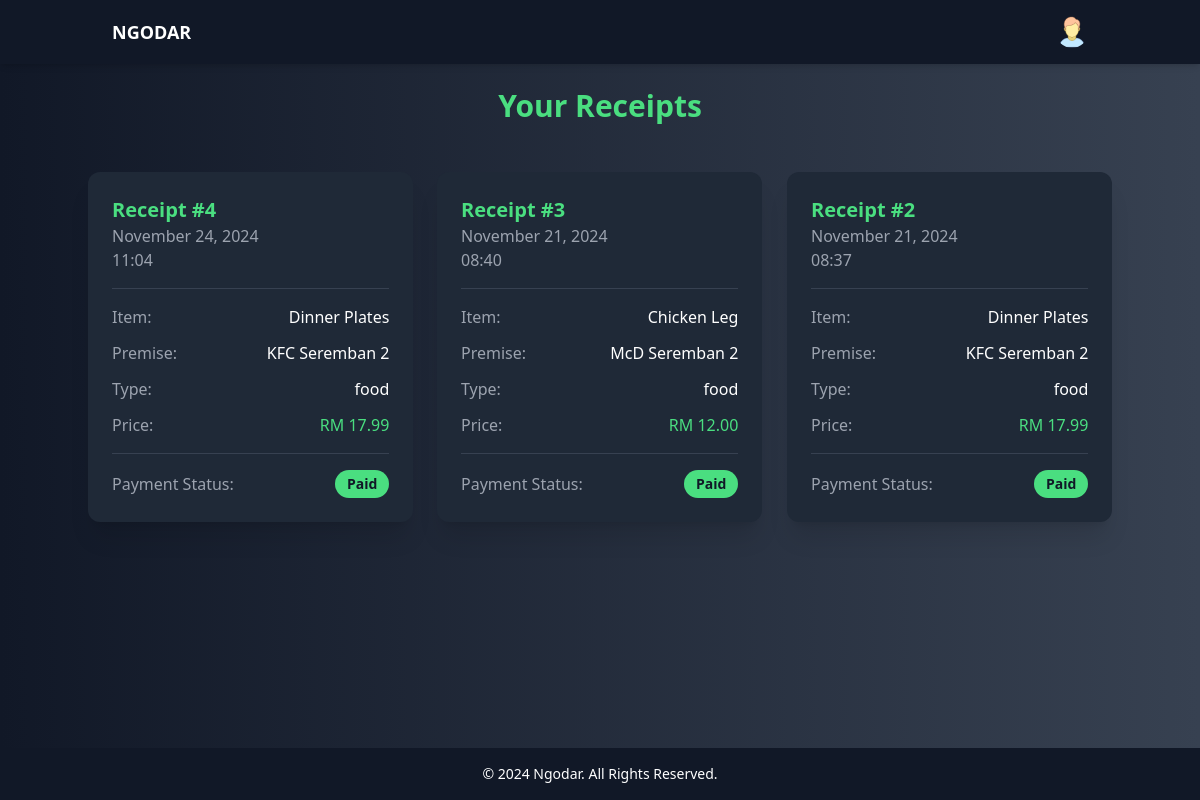
Screenshot of /user-home/receipt/ (signed in) with the database file from the repository.
### ngodars/models.py (models this page shows, shortened)
class BOOKING(models.Model):
    PAY = [
        ('not pay', 'Not Pay'),
        ('paid', 'Paid'),
    ]
    bookingID = models.AutoField(primary_key=True)
    payment = models.TextField(choices=PAY, default='not pay')
    datetime = models.DateTimeField(default=None)
    userID = models.ForeignKey(USER, on_delete=models.CASCADE, default=None)
    itemID = models.ForeignKey(ITEM, on_delete=models.CASCADE, default=None)

class ITEM(models.Model):
    def validate_image(image):
        if image.size > 5 * 1024 * 1024:  # Limit to 2 MB
            raise ValidationError("Image file too large ( > 5MB )")
        if not image.name.endswith(('.png', '.jpg', '.jpeg')):
            raise ValidationError("Unsupported file extension. Only .png, .jpg, and .jpeg are allowed.")
    itemID = models.AutoField(primary_key=True)
    itemname = models.TextField(default=None)
    price = models.DecimalField(max_digits=10, decimal_places=2, default=0.00)
    itemimage = models.ImageField(upload_to='item_images/', validators=[validate_image], default=None)
    premiseID = models.ForeignKey(PREMISE, on_delete=models.CASCADE, default=None)

class PREMISE(models.Model):
    PREMISE = [
        {'hall','Hall'},
        {'catering', 'Catering'},
        {'food','Food'},
    ]
    def validate_image(image):
        if image.size > 5 * 1024 * 1024:  # Limit to 2 MB
            raise ValidationError("Image file too large ( > 5MB )")
        if not image.name.endswith(('.png', '.jpg', '.jpeg')):
            raise ValidationError("Unsupported file extension. Only .png, .jpg, and .jpeg are allowed.")
    premiseID = models.AutoField(primary_key=True)
    premisename = models.TextField()
    premisetype = models.TextField(choices=PREMISE,default=None)
    premiseimage = models.ImageField(upload_to='premise_images/', validators=[validate_image], default=None)
    statearea = models.TextField(default=None)
    poscode = models.TextField(default=None)
    unit = models.TextField(default=None)
    streetname = models.TextField(default=None)
    merchantID = models.ForeignKey(MERCHANT, on_delete=models.CASCADE, default=None)

### ngodars/views.py (the view, shortened to what this page needs)
# urls.py: path('user-home/receipt/', views.receipt, name='receipt'),
def receipt(request):
    user_id = request.session.get('user_id')
    if not request.session.get('user_type') == 'user':
        request.session.flush()
        messages.error(request, "You do not have permission to view this page. Please login again")
        return redirect('login')
    bookings = BOOKING.objects.filter(userID=user_id).order_by('-datetime')
    if MERCHANT.objects.filter(userID=user_id):
        ismerchant = 'yes'
        context = {
        'bookings': bookings,
            'user_id': user_id,
            'ismerchant': ismerchant,
    }
        return render(request, 'user/receipt.html', context)

### ngodars/templates/user/receipt.html (shortened to what this page needs)
{% load static %}
<!DOCTYPE html>
<html lang="en">
<head>
    <script src="https://cdn.tailwindcss.com"></script>
</head>
<body class="bg-gradient-to-r from-gray-900 to-gray-700 text-white flex flex-col h-full">
    <header class="sticky top-0 z-50 bg-gray-900 shadow-md">
        <div class="container mx-auto flex justify-between items-center py-4 px-6">
            <a href="{% url 'user_home' %}"><h1 class="text-lg font-bold uppercase">Ngodar</h1></a>
            <nav class="flex space-x-6 items-center relative">
                <div class="relative">
                    <img src="{% static 'images/user.png' %}" alt="User Icon"
                         class="h-8 w-8 rounded-full cursor-pointer" id="user-icon">
                </div>
            </nav>
        </div>
    </header>
    <div class="flex-grow flex flex-col">
        <div class="container mx-auto px-4 py-6">
            <h1 class="text-3xl font-bold text-center text-green-400 mb-6 animate-on-scroll">Your Receipts</h1>
        </div>
        <div class="flex-grow overflow-auto custom-scrollbar px-4 pb-6">
            <div class="container mx-auto">
                <div class="grid gap-6 md:grid-cols-2 lg:grid-cols-3">
                    {% for booking in bookings %}
                    {% if booking.payment == 'paid' and booking.userID.userID == user_id %}
                    <div class="bg-gray-800 rounded-xl shadow-xl p-6 animate-on-scroll">
                        <div class="border-b border-gray-700 pb-4 mb-4">
                            <h2 class="text-xl font-semibold text-green-400">Receipt #{{ booking.bookingID }}</h2>
                            <p class="text-gray-400">{{ booking.datetime|date:"F d, Y" }}</p>
                            <p class="text-gray-400">{{ booking.datetime|time:"H:i" }}</p>
                        </div>
                        <div class="space-y-3">
                            <div class="flex justify-between">
                                <span class="text-gray-400">Item:</span>
                                <span class="font-medium">{{ booking.itemID.itemname }}</span>
                            </div>
                            <div class="flex justify-between">
                                <span class="text-gray-400">Premise:</span>
                                <span class="font-medium">{{ booking.itemID.premiseID.premisename }}</span>
                            </div>
                            <div class="flex justify-between">
                                <span class="text-gray-400">Type:</span>
                                <span class="font-medium">{{ booking.itemID.premiseID.premisetype }}</span>
                            </div>
                            <div class="flex justify-between">
                                <span class="text-gray-400">Price:</span>
                                <span class="font-medium text-green-400">RM {{ booking.itemID.price }}</span>
                            </div>
                        </div>
                        <div class="mt-4 pt-4 border-t border-gray-700">
                            <div class="flex justify-between items-center">
                                <span class="text-gray-400">Payment Status:</span>
                                <span class="px-3 py-1 bg-green-400 text-gray-900 rounded-full text-sm font-semibold">
                                    {{ booking.payment|title }}
                                </span>
                            </div>
                        </div>
                    </div>
                    {% endif %}
                    {% empty %}
                    <div class="col-span-full text-center py-8">
                        <p class="text-gray-400 text-lg animate-on-scroll">No receipts found.</p>
                    </div>
                    {% endfor %}
                </div>
            </div>
        </div>
    </div>
    <footer class="bg-gray-900 text-center py-4 mt-auto">
        <p class="text-sm">&copy; 2024 Ngodar. All Rights Reserved.</p>
    </footer>
</body>
</html>

### ngodars/templates/user/receipt.html (style rules this page uses)
.animate-on-scroll { opacity: 0; transform: translateY(20px) scale(0.9); }
.animate-visible { animation: popup 0.7s ease-out forwards; }
html, body { height: 100%; margin: 0; }

### rows the page displays
BOOKING: bookingID "4", datetime "November 24, 2024", datetime "11:04", itemID.itemname "Dinner Plates", itemID.premiseID.premisename "KFC Seremban 2", itemID.premiseID.premisetype "food", itemID.price "17.99", payment "Paid"
BOOKING: bookingID "3", datetime "November 21, 2024", datetime "08:40", itemID.itemname "Chicken Leg", itemID.premiseID.premisename "McD Seremban 2", itemID.premiseID.premisetype "food", itemID.price "12.00", payment "Paid"
BOOKING: bookingID "2", datetime "November 21, 2024", datetime "08:37", itemID.itemname "Dinner Plates", itemID.premiseID.premisename "KFC Seremban 2", itemID.premiseID.premisetype "food", itemID.price "17.99", payment "Paid"
